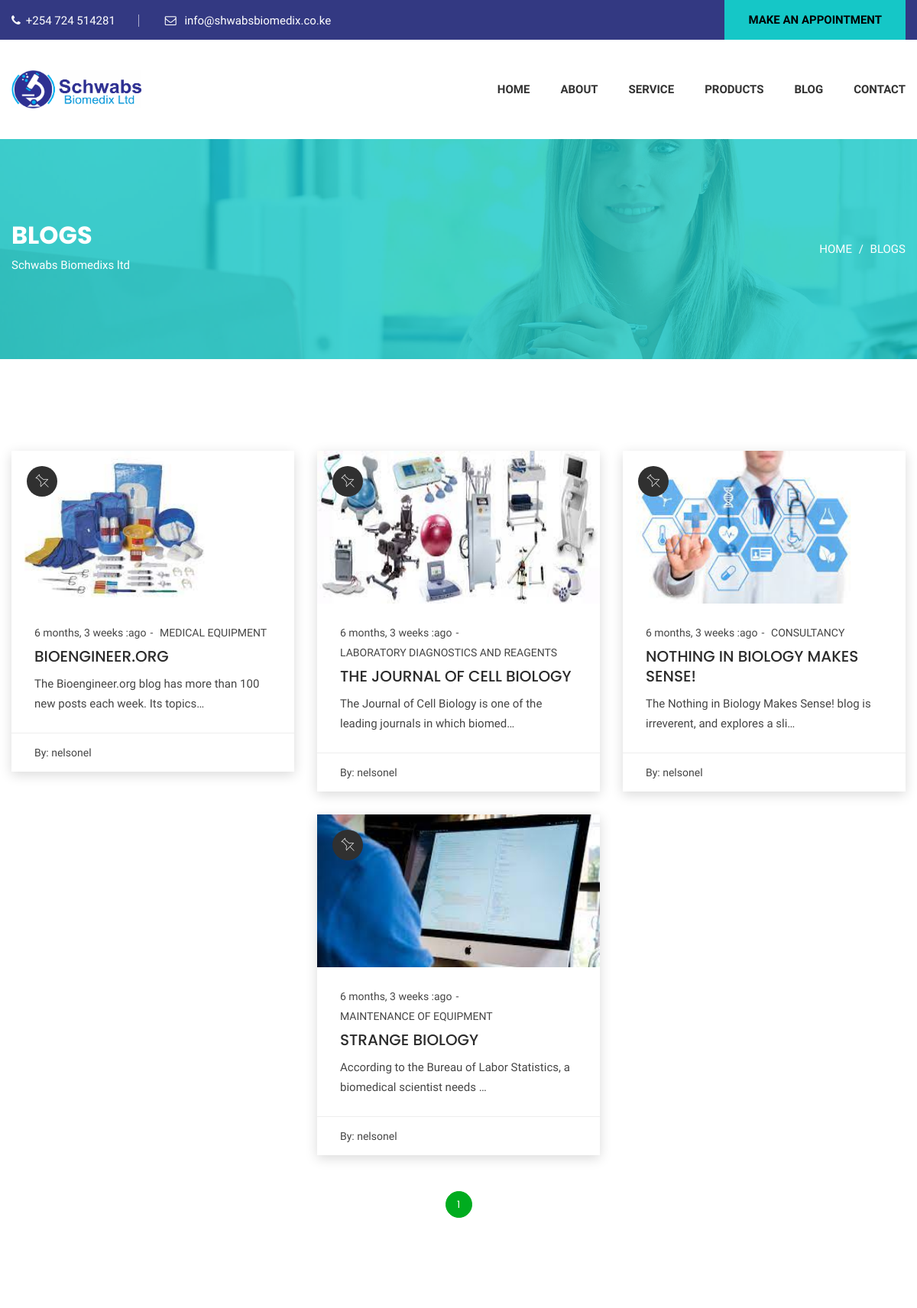
Page /blog/ (upper part) on the earlier database version.
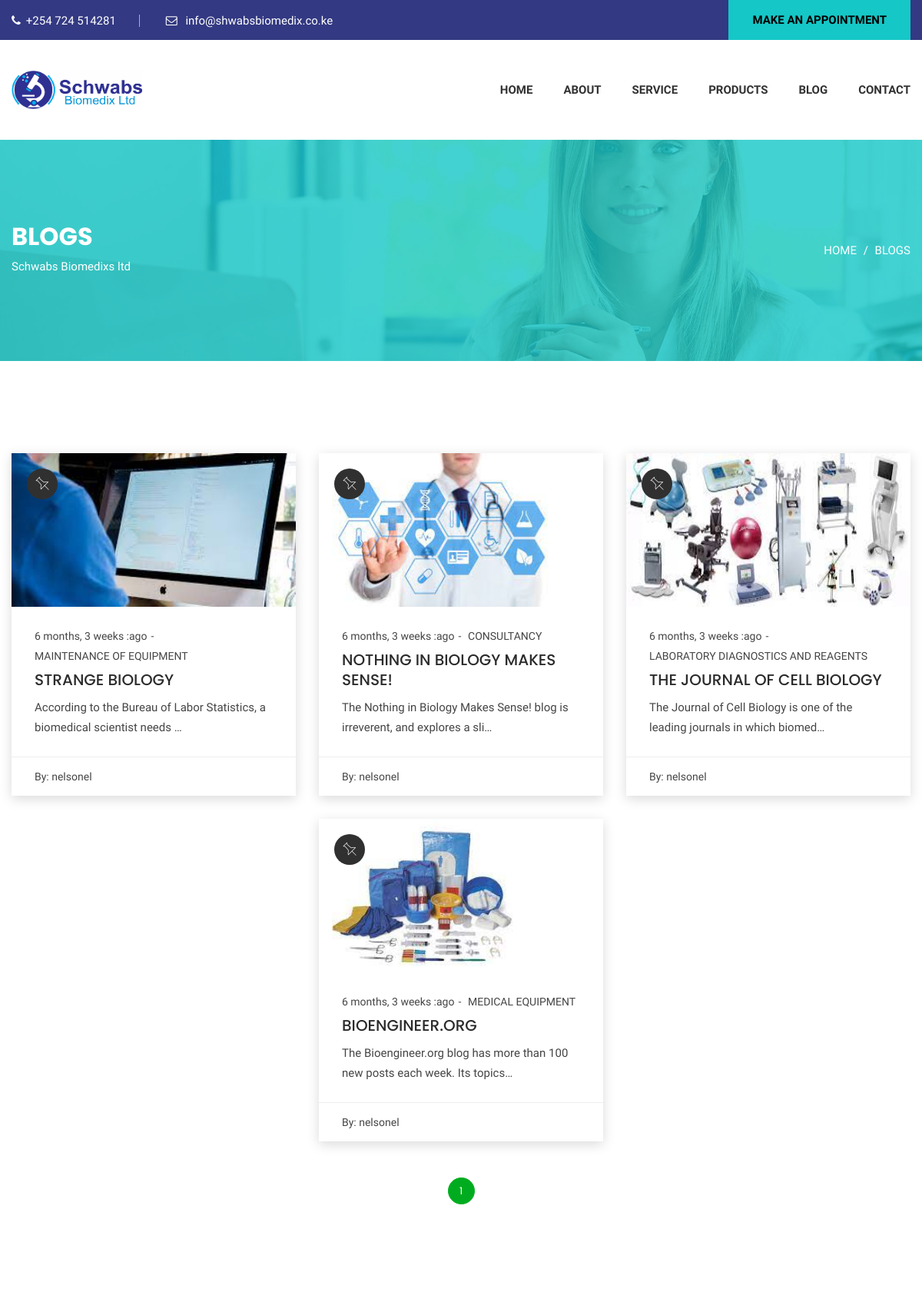
Same page on the later database version.
### base/models.py (models this page shows, shortened)
class Blog(models.Model):
    host = models.ForeignKey(User, on_delete=models.SET_NULL, null=True)
    service = models.ForeignKey(Service, on_delete=models.SET_NULL, null=True)
    title = models.CharField(max_length=200)
    slug = models.SlugField(max_length=200, unique=True, null=True, blank=True)
    description = models.TextField(null=True, blank=True)
    image = models.ImageField(upload_to='blog/image', null=True)
    updated = models.DateTimeField(auto_now=True)
    created = models.DateTimeField(auto_now_add=True)
    class Meta:
        ordering = ['-updated', '-created']

class Service(models.Model):
    name = models.CharField(max_length=200)
    slug = models.SlugField(max_length=200, unique=True, null=True, blank=True)
    image = models.ImageField(upload_to='service/image', null=True)
    body = models.TextField(null=True)
    updated = models.DateTimeField(auto_now=True, null=True)
    created = models.DateTimeField(auto_now_add=True, null=True)
    class Meta:
        ordering = ['-updated', '-created']
    def __str__(self):
        return self.name[0:50]

### base/views.py (the view)
# urls.py: path('blog/', views.blog, name='blog'),
def blog(request):
    blogs = Blog.objects.all()
    paginator = Paginator(blogs, 6)
    page_number = request.GET.get('page')
    page_obj = paginator.get_page(page_number)
    comments = Comment.objects.all()
    services = Service.objects.all()
    context = {'blogs': blogs, 'services': services, 'comments': comments, 'page_obj': page_obj}
    return render(request, 'base/blog.html', context)

### base/templates/base/blog.html (shortened to what this page needs)
{% extends 'main.html' %}
{% block content %}
{% load static %}
<div id="funfact-area" class="funfact-area section-padding--lg bg--white bg-image--1" data-overlay="8">
    <div class="container">
        <div class="cr-breadcrumb">
            <div class="cr-breadcrumb__left">
                <h2>Blogs</h2>
                <p>Schwabs Biomedixs ltd</p>
            </div>
            <div class="cr-breadcrumb__right">
                <ul class="cr-breadcrumb__pagination">
                    <li>
                        <a href="{% url 'home' %}">Home</a>
                    </li>
                    <li>Blogs</li>
                </ul>
            </div>
        </div>
    </div>
</div>
<main class="page-content">
    <div class="cr-section pg-blogs-area section-padding--xlg bg--white">
        <div class="container">
            <div class="row justify-content-center mt-30-reverse">
                {% for blog in page_obj %}
                <div class="col-lg-4 col-md-6 col-12">
                    <article class="blog sticky">
                        <div class="blog__thumb">
                            <a href="{% url 'blogSingle' blog.slug %}">
                                <img src="{{blog.image.url}}" width="100%" height="200" alt="blog thumb">
                            </a>
                        </div>
                        <div class="blog__content">
                            <div class="blog__content__body">
                                <ul class="blog__content__meta">
                                    <li>{{blog.created | timesince }} :ago</li>
                                    <li>
                                        <a href="#">{{blog.service}}</a>
                                    </li>
                                </ul>
                                <h4>
                                    <a  href="{% url 'blogSingle' blog.slug %}">{{blog.title}}</a>
                                </h4>
                                <p>{{blog.description | truncatechars:75}}</p>
                            </div>
                            <div class="blog__content__footer">
                                <span class="blog__content__author">By: <a href="#">{{blog.host}}</a></span>
                            </div>
                        </div>
                    </article>
                </div>
                {% endfor %}
            </div>
            <div class="row">
                <div class="col-lg-12">
                    <div class="cr-pagination text-center">
                        <ul>
                            <li class="active"><a href="#">{{ page_obj.number }}</a></li>
                        </ul>
                    </div>
                </div>
            </div>
        </div>
    </div>
</main>
{% endblock %}

Differences in the rows shown:
changed Blog "STRANGE BIOLOGY": moves up the list
changed Blog "NOTHING IN BIOLOGY MAKES SENSE!": moves up the list
changed Blog "THE JOURNAL OF CELL BIOLOGY": moves down the list
